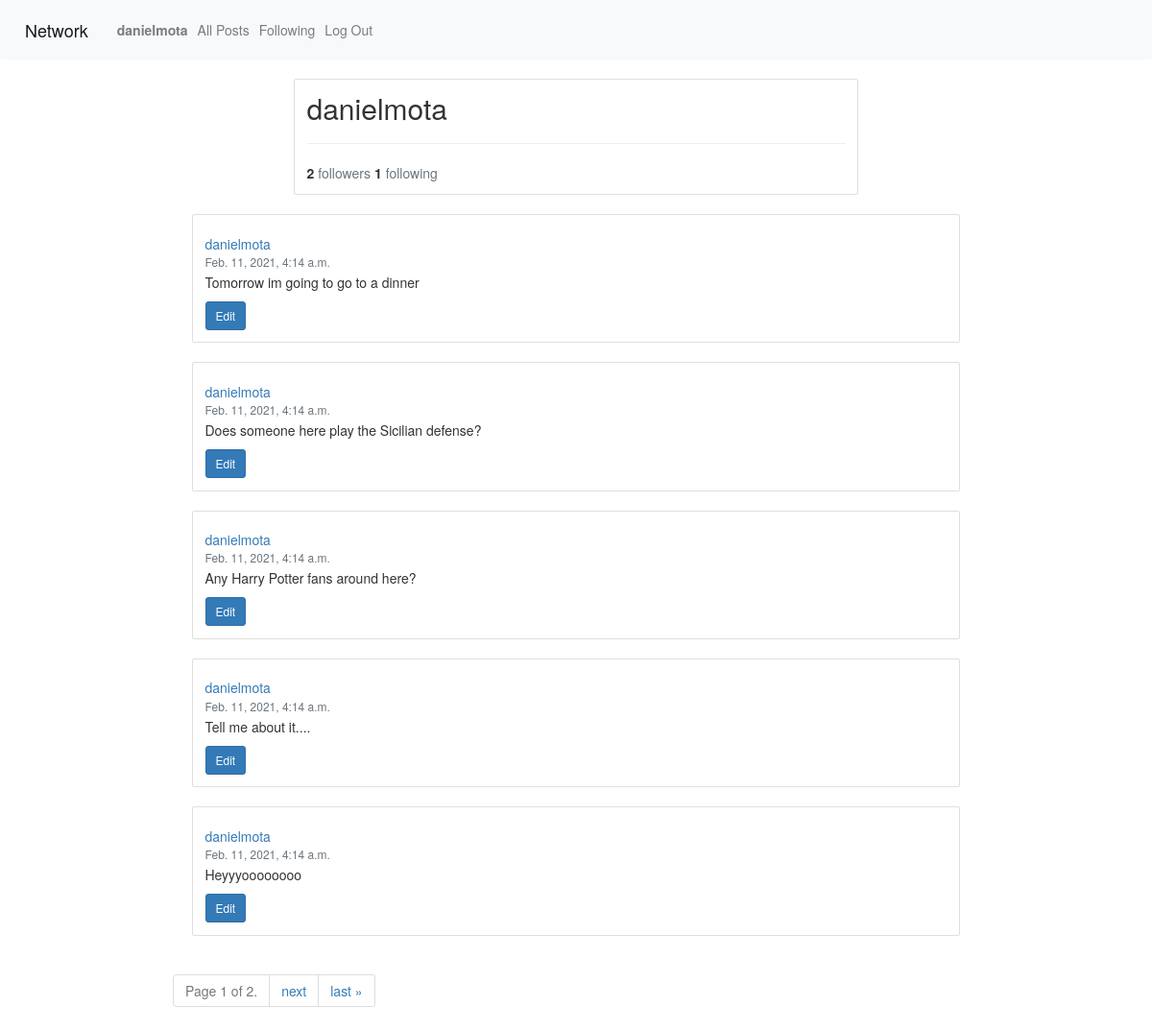
Page /danielmota (signed in) on the committed database.
### network/models.py (models this page shows, shortened)
class User(AbstractUser):
    pass

class Post(models.Model):
    post = models.CharField(max_length=1000)
    poster = models.ForeignKey(User, on_delete=models.CASCADE, related_name="poster")
    likes = models.IntegerField(default=0)
    likers = models.ManyToManyField(User, related_name="likers")
    timestamp = models.DateTimeField(auto_now_add=True)

### network/views.py (the view)
# urls.py: path("<str:username>", views.profile, name="profile")
@login_required
def profile(request, username):
    try:
        profileUser = User.objects.get(username=username)
    except User.DoesNotExist:
        messages.error(request, "Profile does not exist.")
        return HttpResponseRedirect(reverse("index"))
    userPosts = Post.objects.filter(poster=profileUser).order_by('-timestamp')
    paginator = Paginator(userPosts, 5)
    pageNum = request.GET.get('page')
    page_obj = paginator.get_page(pageNum)
    followers = profileUser.followers.all()
    followersList = []
    for follower in followers:
        followersList.append(follower.userId)
    return render(request, "network/profile.html", {
        "profileUser": profileUser,
        "profileFollowers": followersList,
        "followersNum": len(followers),
        "followingNum": len(profileUser.following.all()),
        "page_obj": page_obj
    })

### network/templates/network/profile.html (shortened to what this page needs)
{% extends "network/index.html" %}
{% load static %}
{% block profile %}
    <div id="profileCard" class="card">
        <div class="card-body">
            <h2 id="profileUser" class="card-title">{{ profileUser.username }}</h2>
            <hr>
            <div class="card-text">
            <span><strong>{{ followersNum }} </strong></span><span class="text-muted">followers</span>
            <span><strong>{{ followingNum }} </strong></span><span class="text-muted">following</span>
        </div>
        </div>
    </div>
{% endblock %}

### network/templates/network/index.html (shortened to what this page needs)
{% extends "network/layout.html" %}
{% load static %}
{% block body %}
{% if profileUser %}
{% block profile %}
{% endblock %}
{% endif %}
{% for post in page_obj %}
<div id="post" class="card">
    <div class="card-body">
        <a id="postUser" href="{% url 'profile' post.poster %}">
            <h5 class="card-title">{{ post.poster.username }}</h5>
        </a>
        <h6 id="postTime" class="card-subtitle mb-2 text-muted">{{ post.timestamp }}</h6>
        <p id="postText" class="card-text">{{ post.post }}</p>
        {% if request.user == post.poster %}
        <button id="editButton" type="button" class="btn btn-primary btn-sm">Edit</button>
        {% endif %}
    </div>
</div>
{% endfor %}
<nav aria-label="Page navigation">
    <ul class="pagination step-links">
        <li class="page-item disabled"><span class="current">
                Page {{ page_obj.number }} of {{ page_obj.paginator.num_pages }}.
            </span></li>
        {% if page_obj.has_next %}
        <li class="page-item"><a class="page-link" href="?page={{ page_obj.next_page_number }}">next</a></li>
        <li class="page-item"><a class="page-link" href="?page={{ page_obj.paginator.num_pages }}">last &raquo;</a></li>
        {% endif %}
    </ul>
</nav>
{% endblock %}

### network/templates/network/layout.html (shortened to what this page needs)
{% load static %}
<!DOCTYPE html>
<html lang="en">
<head>
    <link rel="stylesheet" href="https://stackpath.bootstrapcdn.com/bootstrap/4.4.1/css/bootstrap.min.css"
>
    <link rel="stylesheet" href="https://maxcdn.bootstrapcdn.com/bootstrap/3.3.7/css/bootstrap.min.css">
    <link href="{% static 'network/styles.css' %}" rel="stylesheet">
</head>
<body>
    <nav class="navbar navbar-expand-lg navbar-light bg-light">
        <a class="navbar-brand" href="#">Network</a>
        <div>
            <ul class="navbar-nav mr-auto">
                {% if user.is_authenticated %}
                <li class="nav-item">
                    <a class="nav-link" href="{% url 'profile' user.username %}"><strong>{{ user.username }}</strong></a>
                </li>
                {% endif %}
                <li class="nav-item">
                    <a class="nav-link" href="{% url 'index' %}">All Posts</a>
                </li>
                {% if user.is_authenticated %}
                <li class="nav-item">
                    <a class="nav-link" href="{% url 'following' %}">Following</a>
                </li>
                <li class="nav-item">
                    <a class="nav-link" href="{% url 'logout' %}">Log Out</a>
                </li>
                {% endif %}
            </ul>
        </div>
    </nav>
    <div class="body">
        {% block body %}
        {% endblock %}
    </div>
</body>
</html>

### network/static/network/styles.css (style rules this page uses)
.body { width: 70%; margin: auto; }
#post { margin: 20px; padding-top: 0px; }
#profileCard { width: 70%; margin: auto; align-content: center; }
#profileUser { margin: auto; }

### rows in the picture
User: username "danielmota"
Post: poster.username "danielmota", timestamp "Feb. 11, 2021, 4:14 a.m.", post "Tomorrow im going to go to a dinner", shows "Edit"
Post: poster.username "danielmota", timestamp "Feb. 11, 2021, 4:14 a.m.", post "Does someone here play the Sicilian defense?", shows "Edit"
Post: poster.username "danielmota", timestamp "Feb. 11, 2021, 4:14 a.m.", post "Any Harry Potter fans around here?", shows "Edit"
Post: poster.username "danielmota", timestamp "Feb. 11, 2021, 4:14 a.m.", post "Tell me about it....", shows "Edit"
Post: poster.username "danielmota", timestamp "Feb. 11, 2021, 4:14 a.m.", post "Heyyyoooooooo", shows "Edit"

### other values in the picture
{{ followersNum }} "2"
{{ followingNum }} "1"
{{ page_obj.number }} "1"
{{ page_obj.paginator.num_pages }} "2"
